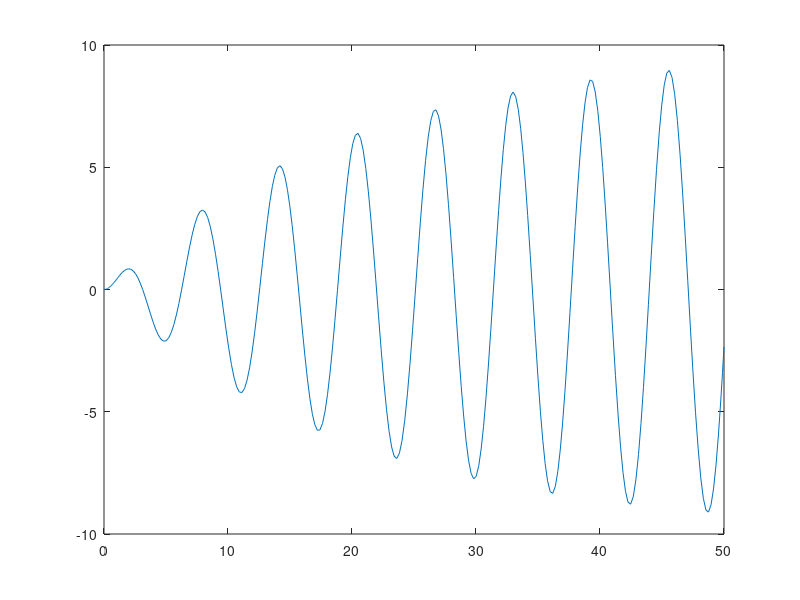

MATLAB code for this plot:
m = 1;
k = 1;
c = 0.1;
omega0 = sqrt(k/m);
omega = 1;
%dy = @(t,y) [y(2) ; -(k/m) * y(1)+ cos(omega*t)/m];
dy = @(t, y) [y(2) ; -c*y(2)-y(1)+cos(omega*t) ]
[t,y ] = ode45(dy,  [0 50], [0 0]);
plot(t,y(:,1)), hold on




